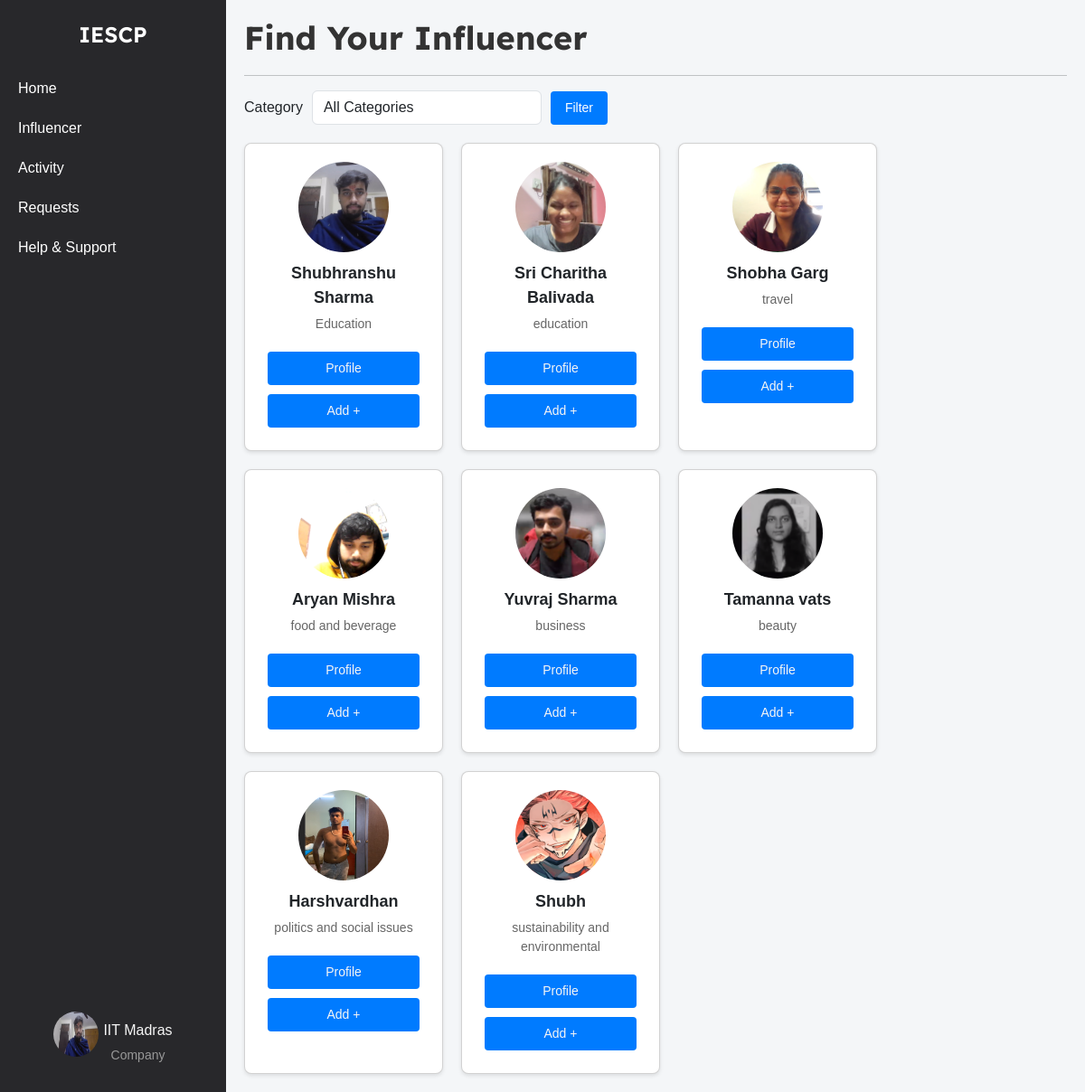
The app's page /company/influencer_search (signed in), older data.
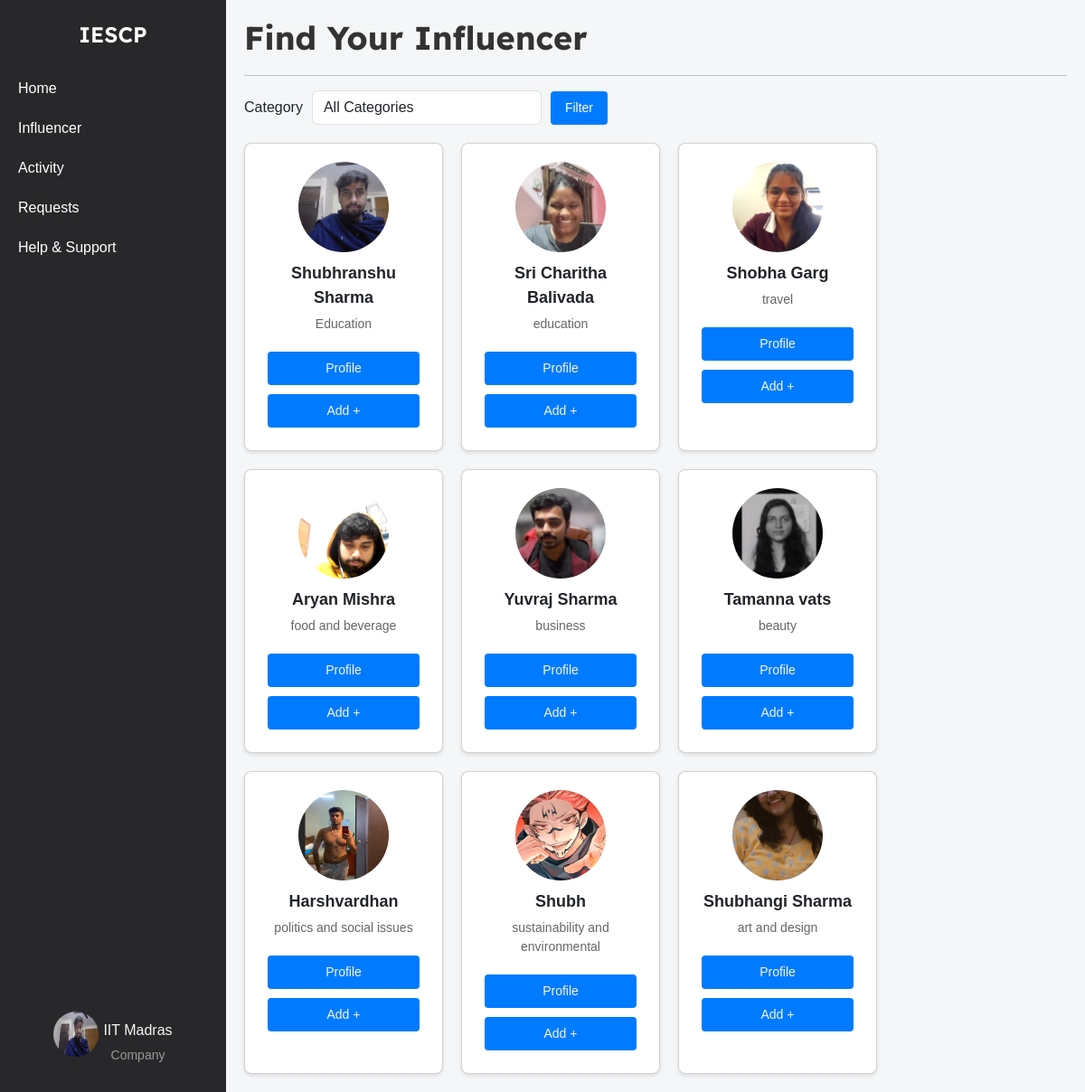
The same page, newer data.
### models.py (models this page shows)
class Company(db.Model):
    __tablename__ = 'company'
    id = db.Column(db.Integer, primary_key=True)
    company_name = db.Column(db.String(100), nullable=False)
    username = db.Column(db.String(50), unique=True, nullable=False)
    email = db.Column(db.String(120), unique=True, nullable=False)
    password_hash = db.Column(db.String(128), nullable=False)
    phone_number = db.Column(db.String(20), nullable=False)
    address = db.Column(db.String(200), nullable=False)
    industry = db.Column(db.String(100), nullable=False)
    other_industry = db.Column(db.String(100), nullable=True)
    website = db.Column(db.String(200), nullable=False)
    description = db.Column(db.Text, nullable=False)
    social_media_link = db.Column(db.String(200), nullable=False)
    logo = db.Column(db.String(200), nullable=False)
    campaigns = db.relationship('Campaign', backref='company', lazy=True)

class Influencer(db.Model):
    __tablename__ = 'influencers'
    id = db.Column(db.Integer, primary_key=True)
    name = db.Column(db.String(255), nullable=False)
    username = db.Column(db.String(255), unique=True, nullable=False)
    email = db.Column(db.String(255), unique=True, nullable=False)
    password_hash = db.Column(db.String(255), nullable=False)
    category = db.Column(db.String(255), nullable=False)
    interest = db.Column(db.String(255), nullable=False)
    reach = db.Column(db.Integer, nullable=False)
    social_media_links = db.Column(db.String(255), nullable=False)
    bio = db.Column(db.String(255), nullable=False)
    profile_picture = db.Column(db.String(255), nullable=False)
    campaigns = db.relationship('Campaign', secondary=influencer_campaign_association, back_populates='influencers')

### company_routes.py (the view)
@app.route('/company/influencer_search', methods=['GET'])
@company_auth_required
def influencer_search():
    user = Company.query.get(session['company_id'])
    selected_category = request.args.get('category', '')
    if selected_category:
        influencers = Influencer.query.filter_by(category=selected_category).all()
    else:
        influencers = Influencer.query.all()
    categories = [
        "fashion",
        "beauty",
        "fitness and health",
        "travel",
        "food and beverage",
        "lifestyle",
        "finance",
        "automotive",
        "entertainment",
        "education",
        "business",
        "art and design",
        "sports",
        "sustainability and environmental",
        "politics and social issues"
    ]
    return render_template(
        'influencer_search.html',
        influencers=influencers,
        categories=categories,
        selected_category=selected_category,
        user=user
    )

### company_routes.py (called while the page is built)
def company_auth_required(func):
    @wraps(func)
    def func3(*args, **kwargs):
        if 'company_id' in session:
            return func(*args, **kwargs)
        else:
            flash("Please login first")
            return redirect(url_for('company_login'))
    return func3

### templates/influencer_search.html (shortened to what this page needs)
{% extends 'layout.html' %}
{% block content %}
<div class="container-box">
    <div class="sidebar">
        <div class="logo">IESCP</div>
        <ul>
            <li><a href="{{url_for('company_home')}}">Home</a></li>
            <li><a href="{{ url_for('influencer_search') }}">Influencer</a></li>
            <li><a href="{{ url_for('company_activity') }}">Activity</a></li>
            <li><a href="#">Requests</a></li>
            <li><a href="#">Help & Support</a></li>
        </ul>
        <div class="profile">
            <a href="{{ url_for('company_dashboard') }}">
                <img src="{{ url_for('static', filename='profile_upload/company/' + user.username + '/' + user.logo) }}" alt="Profile Picture">
                <div class="profile-name-category">
                    <span class="company_name">{{ user.company_name }}</span>
                    <span class="category">Company</span>
                </div>
            </a>
        </div>
    </div>
    <div class="main-content">
        <h1>Find Your Influencer</h1>
        <hr>
        <div class="filter-container">
            <form method="GET" action="{{ url_for('influencer_search') }}" class="form-inline">
                <div class="form-group">
                    <label for="category" class="mr-2">Category</label>
                    <select name="category" id="category" class="form-control">
                        <option value="">All Categories</option>
                    </select>
                </div>
                <button type="submit" class="btn btn-primary">Filter</button>
            </form>
        </div>
        <div class="card-container">
            {% for influencer in influencers %}
            <div class="card profile-card" data-category="{{ influencer.category }}">
                <img src="{{ url_for('static', filename='profile_upload/influencer/' + influencer.username + '/' + influencer.profile_picture) }}" alt="Profile Picture">
                <div class="name">{{ influencer.name }}</div>
                <div class="category">{{ influencer.category }}</div>
                <button class="btn-primary"><a href="{{ influencer.social_media_links }}" target="_blank">Profile</a></button>
                <button class="btn-primary"><a href="#">Add +</a></button>
            </div>
            {% endfor %}
        </div>
    </div>
</div>
{% endblock %}

### templates/layout.html (shortened to what this page needs)
<!DOCTYPE html>
<html lang="en">
<head>
    <link rel="stylesheet" href="https://cdn.jsdelivr.net/npm/bootstrap@5.3.3/dist/css/bootstrap.min.css">
</head>
<body>
    {% block content %}
    {% endblock %}
</body>
</html>

### templates/influencer_search.html (style rules this page uses)
html, body { height: 100%; margin: 0; padding: 0; }
body { font-family: Arial, sans-serif; background-color: #f4f6f8; }
.container-box { display: flex; width: 100%; height: 100vh; }
a { text-decoration: none; color: whitesmoke; }
.sidebar { width: 250px; background-color: #28282B; color: white; display: flex; flex-direction: column; align-items: center; padding-top: 20px; position: sticky; top: 0; height: 100vh; overflow: auto; }
.sidebar .logo { font-size: 24px; font-weight: bold; margin-bottom: 20px; font-family: 'Lexend Deca', sans-serif; font-weight: 600; }
.sidebar ul { list-style-type: none; padding: 0; width: 100%; }
.sidebar ul li { width: 100%; }
.sidebar ul li a { display: block; padding: 10px 20px; color: white; text-decoration: none; }
.sidebar .profile { margin-top: auto; text-align: center; padding: 10px; }
.profile .category { font-size: 14px; color: #999; margin-top: 5px; }
.sidebar .profile img { width: 50px; height: 50px; border-radius: 50%; margin-bottom: 5px; }
.profile { display: flex; flex-direction: column; align-items: center; text-align: center; padding: 10px; margin-bottom: 20px; }
.profile a { display: flex; align-items: center; text-align: center; justify-content: center; gap: 5px; }
.profile-name-category { display: flex; flex-direction: column; align-items: center; text-align: center; justify-content: center; padding-top: 13px; }
.main-content { flex: 1; padding: 20px; overflow-y: auto; }
.main-content h1 { font-size: 36px; font-weight: bold; font-family: 'Lexend Deca', sans-serif; color: #333; margin-bottom: 20px; }
.filter-container { margin-bottom: 20px; }
.filter-container .form-inline { display: flex; align-items: center; flex-wrap: wrap; }
.filter-container .form-inline .form-group { display: flex; align-items: center; margin-right: 10px; gap: 10px; }
.filter-container .form-inline .btn { background-color: #007bff; color: white; border: none; padding: 8px 16px; font-size: 14px; cursor: pointer; border-radius: 4px; transition: background-color 0.3s ease; }
.form-inline select { height: 38px; }
.card-container { display: flex; flex-wrap: wrap; gap: 20px; }
.card { background-color: white; border-radius: 8px; box-shadow: 0 2px 4px rgba(0, 0, 0, 0.1); padding: 20px; text-align: center; width: 220px; position: relative; transition: box-shadow 0.3s ease, transform 0.3s ease; }
.card img { border-radius: 50%; margin-bottom: 10px; width: 100px; height: 100px; object-fit: cover; display: block; margin-left: auto; margin-right: auto; }
.card .name { font-size: 18px; font-weight: bold; margin-bottom: 5px; word-wrap: break-word; }
.card .category { font-size: 14px; color: #666; margin-bottom: 15px; }
.card button { background-color: #007bff; color: white; border: none; padding: 8px 12px; font-size: 14px; cursor: pointer; border-radius: 4px; margin: 5px; transition: background-color 0.3s ease; }
.btn-primary { background-color: #007bff; color: white; border: none; padding: 8px 16px; font-size: 14px; cursor: pointer; border-radius: 4px; text-align: center; display: inline-block; transition: background-color 0.3s ease; }

Row changes from the older to the newer data that the page shows:
added Influencer: username+profile_picture (picture), name "Shubhangi Sharma", category "art and design"
